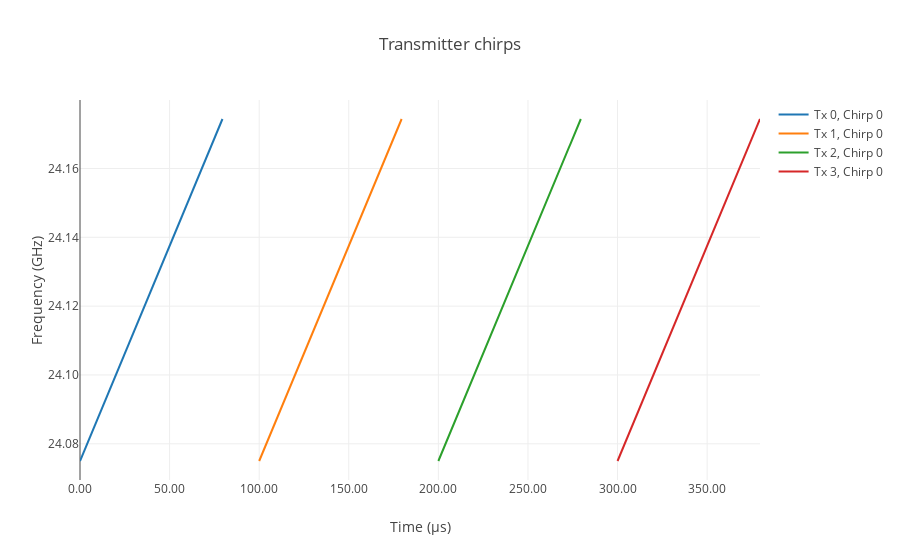

Notebook source saved alongside this figure:
### Code cell
samples_per_chirp = int(tx['pulse_length'] * rx['fs'])

data = []
for idx in range(0, 1):
    for ch_idx in range(0, 32, 8):
        chirp = go.Scatter(
            x=time_matrix[ch_idx, idx, :] * 1e6,
            y=np.linspace(
                tx['fc'] - tx['bandwidth'] / 2,
                tx['fc'] + tx['bandwidth'] / 2,
                samples_per_chirp,
                endpoint=False,
            ) / 1e9,
            name='Tx '+ str(int(ch_idx/8))+ ', Chirp ' + str(idx),
        )
        data = data + [chirp]

layout = go.Layout(
    title='Transmitter chirps',
    yaxis=dict(tickformat='.2f', title='Frequency (GHz)'),
    xaxis=dict(tickformat='.2f', title='Time (µs)'),
)

fig = go.Figure(data, layout=layout)
iplot(fig, filename='chirps.html')

### Figure 1 — Plotly figure (JSON) as saved in the notebook; plotly's stock layout.template omitted (floating-point values rounded to 4 significant figures; data arrays with more than 128 entries replaced by an {"elided": "..."} marker saying what was removed)
{"data": [{"name": "Tx 0, Chirp 0", "type": "scatter", "uid": "157ab1ae-1c82-48ab-939a-6c579269c13b", "x": {"elided": "160 float values"}, "y": {"elided": "160 float values"}}, {"name": "Tx 1, Chirp 0", "type": "scatter", "uid": "b57db06d-f0a7-49dd-b105-5597b4bfe52d", "x": {"elided": "160 float values"}, "y": {"elided": "160 float values"}}, {"name": "Tx 2, Chirp 0", "type": "scatter", "uid": "e55a9312-5936-4820-abe2-e52bf1988d27", "x": {"elided": "160 float values"}, "y": {"elided": "160 float values"}}, {"name": "Tx 3, Chirp 0", "type": "scatter", "uid": "8615e300-5c32-4252-a1da-7fb4ad8a1fef", "x": {"elided": "160 float values"}, "y": {"elided": "160 float values"}}], "layout": {"title": {"text": "Transmitter chirps"}, "xaxis": {"tickformat": ".2f", "title": {"text": "Time (µs)"}}, "yaxis": {"tickformat": ".2f", "title": {"text": "Frequency (GHz)"}}}}
